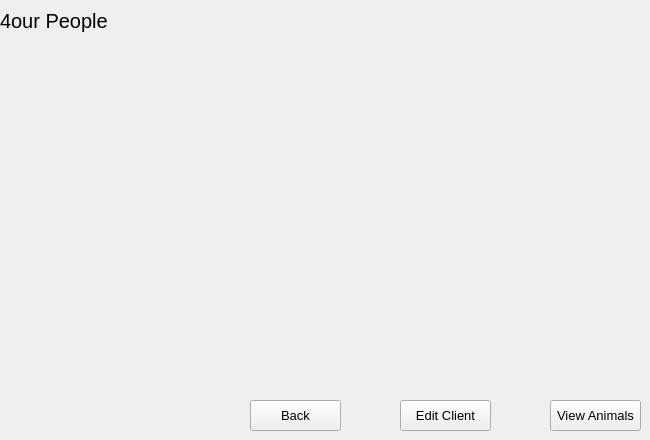
    <widget class="QWidget" name="page_2">
     <widget class="QPushButton" name="pushButton_7">
      <property name="geometry">
       <rect>
        <x>250</x>
        <y>400</y>
        <width>91</width>
        <height>31</height>
       </rect>
      </property>
      <property name="font">
       <font>
        <pointsize>10</pointsize>
       </font>
      </property>
      <property name="text">
       <string>Back</string>
      </property>
     </widget>
     <widget class="QLabel" name="label">
      <property name="geometry">
       <rect>
        <x>280</x>
        <y>120</y>
        <width>311</width>
        <height>61</height>
       </rect>
      </property>
      <property name="font">
       <font>
        <pointsize>30</pointsize>
       </font>
      </property>
      <property name="text">
       <string/>
      </property>
     </widget>
     <widget class="QLabel" name="label_16">
      <property name="geometry">
       <rect>
        <x>0</x>
        <y>0</y>
        <width>121</width>
        <height>41</height>
       </rect>
      </property>
      <property name="font">
       <font>
        <pointsize>15</pointsize>
       </font>
      </property>
      <property name="text">
       <string>4our People</string>
      </property>
     </widget>
     <widget class="QPushButton" name="pushButton_13">
      <property name="geometry">
       <rect>
        <x>550</x>
        <y>400</y>
        <width>91</width>
        <height>31</height>
       </rect>
      </property>
      <property name="font">
       <font>
        <pointsize>10</pointsize>
       </font>
      </property>
      <property name="text">
       <string>View Animals</string>
      </property>
     </widget>
     <widget class="QPushButton" name="pushButton_55">
      <property name="geometry">
       <rect>
        <x>400</x>
        <y>400</y>
        <width>91</width>
        <height>31</height>
       </rect>
      </property>
      <property name="font">
       <font>
        <pointsize>10</pointsize>
       </font>
      </property>
      <property name="text">
       <string>Edit Client</string>
      </property>
     </widget>
    </widget>
